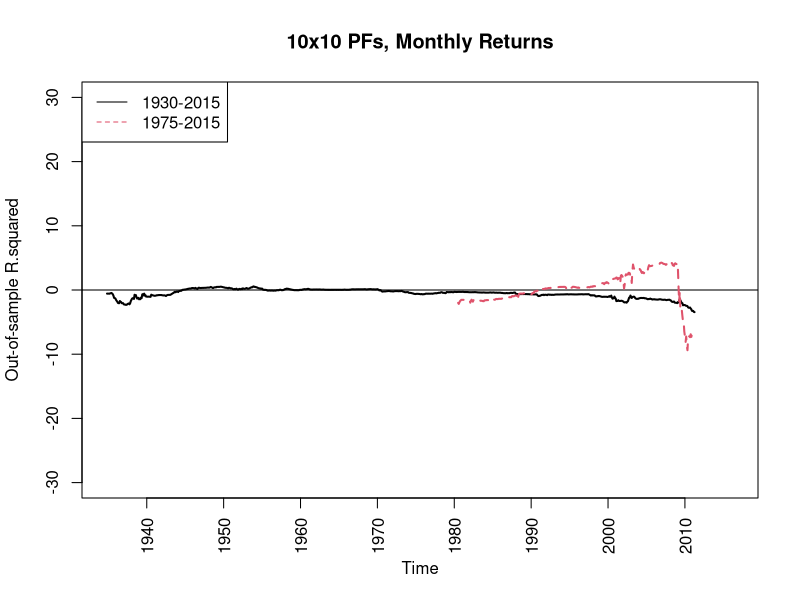
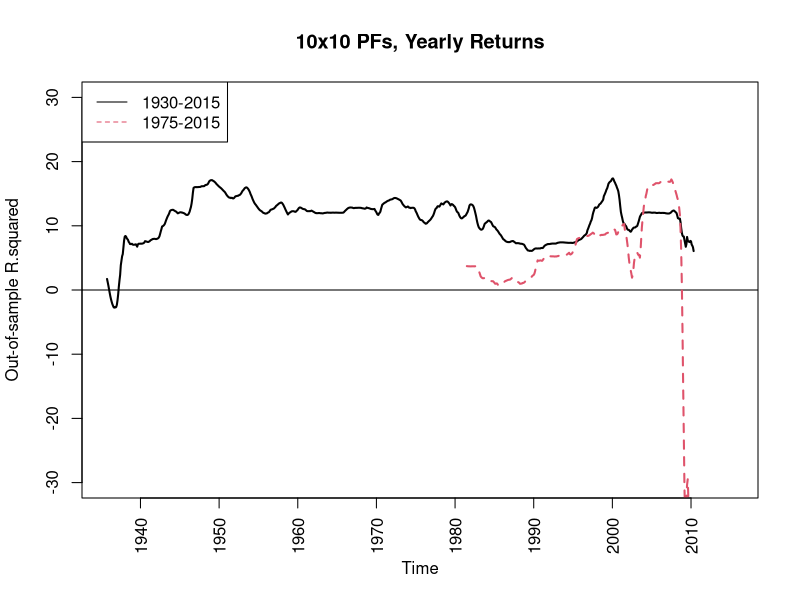

Recreate these plots in R, in order.
#Plot for monthly
setwd("C:/Users/jesper/OneDrive/Master Thesis/Data testing/rstuff/10x10")

x1<- read.table("frame1010IS_1m.txt",T)
x2 <- read.table("frame1010IS_1m_40y.txt",T)

fin <- as.numeric(x1[nrow(x1),4])
fin <- as.numeric(paste(format(fin/1000000,digits=4)))*10000+
  ((as.numeric(paste(format(fin/1000000,digits=6)))*10000-
      as.numeric(paste(format(fin/1000000,digits=4)))*10000)*100+1)/12

plot(y=x1[,5],x=seq(fin-(nrow(x1)*1/12)+1/12,to=fin,by=1/12),type="l",
     ylab="Out-of-sample R.squared", xlab="Time",main="10x10 PFs, Monthly Returns",ylim=c(-30,30),xaxt="n",lwd=2,lty=1)
abline(0,0)
lines(y=x2[,5],x=seq(fin-(nrow(x2)*1/12)+1/12,to=fin,by=1/12),lty=2,col=2,lwd=2)
axis(1,xaxp=c(1940,2010,7),las=2)
legend("topleft",legend= c("1930-2015","1975-2015"),col=c(1,2),lty=c(1,2))

#Plot for yearly
setwd("C:/Users/jesper/OneDrive/Master Thesis/Data testing/rstuff/10x10")

x1<- read.table("frame1010IS_1y.txt",T)
x2 <- read.table("frame1010IS_1y_40y.txt",T)

fin <- as.numeric(x1[nrow(x1),4])
fin <- as.numeric(paste(format(fin/1000000,digits=4)))*10000+
  ((as.numeric(paste(format(fin/1000000,digits=6)))*10000-
      as.numeric(paste(format(fin/1000000,digits=4)))*10000)*100+1)/12

plot(y=x1[,5],x=seq(fin-(nrow(x1)*1/12)+1/12,to=fin,by=1/12),type="l",
     ylab="Out-of-sample R.squared", xlab="Time",main="10x10 PFs, Yearly Returns",ylim=c(-30,30),xaxt="n",lwd=2,lty=1)
abline(0,0)
lines(y=x2[,5],x=seq(fin-(nrow(x2)*1/12)+1/12,to=fin,by=1/12),lty=2,col=2,lwd=2)
axis(1,xaxp=c(1940,2010,7),las=2)
legend("topleft",legend= c("1930-2015","1975-2015"),col=c(1,2),lty=c(1,2))

